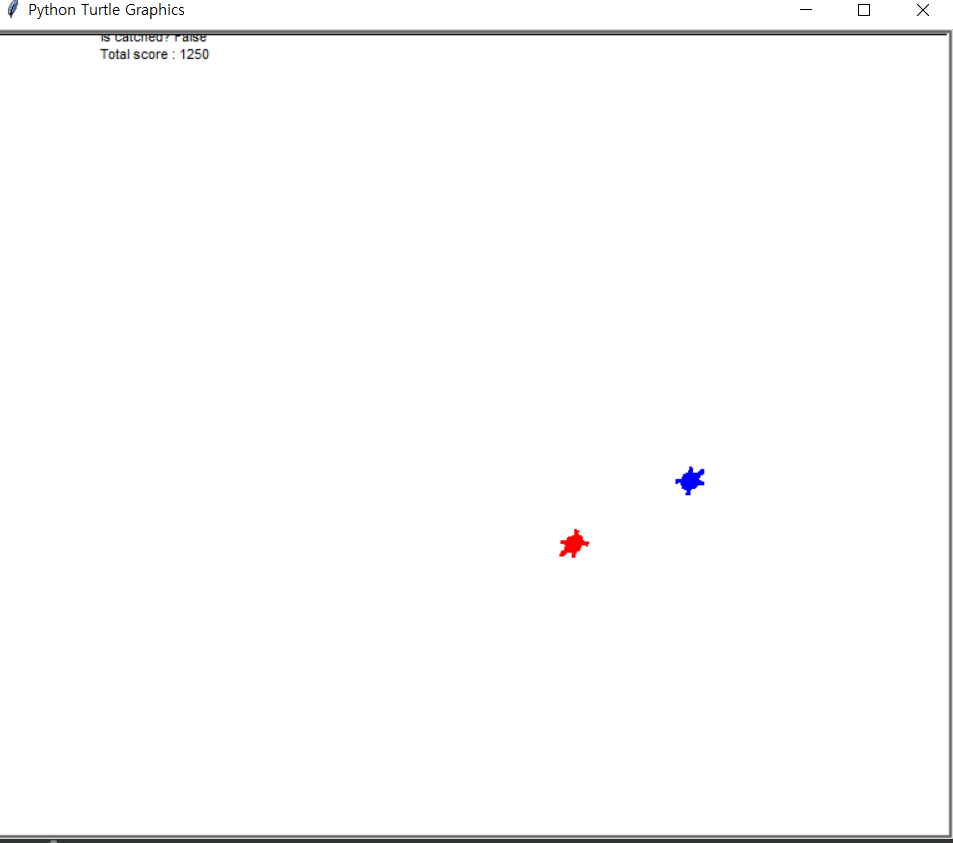

Here is the Python script that generated this plot:
# This example is not working in Spyder directly (F5 or Run)
# Please type '!python turtle_runaway.py' on IPython console in your Spyder.
import turtle, random, math
score = 0
class RunawayGame:
    def __init__(self, canvas, runner, chaser, catch_radius=50, init_dist=400):
        self.canvas = canvas
        self.runner = runner
        self.chaser = chaser
        self.catch_radius2 = catch_radius**2

        # Initialize 'runner' and 'chaser'
        self.runner.shape('turtle')
        self.runner.color('blue')
        self.runner.penup()
        self.runner.setx(-init_dist / 2)

        self.chaser.shape('turtle')
        self.chaser.color('red')
        self.chaser.penup()
        self.chaser.setx(+init_dist / 2)
        self.chaser.setheading(180)

        # Instantiate an another turtle for drawing
        self.drawer = turtle.RawTurtle(canvas)
        self.drawer.hideturtle()
        self.drawer.penup()

    def is_catch(self):
        p = self.runner.pos()
        q = self.chaser.pos()
        dx, dy = p[0] - q[0], p[1] - q[1]
        return dx**2 + dy**2 < self.catch_radius2


    def total_score(self):  #scores are accumalated every second turtle is in the boundary
        global score
        if self.is_catch():
            score += 50

        return score

    def start(self, ai_timer_msec=100):
        self.ai_timer_msec = ai_timer_msec
        self.canvas.ontimer(self.step, self.ai_timer_msec)

    def step(self):
        self.runner.run_ai(self.chaser)
        self.chaser.run_ai(self.runner)

        score = self.total_score()
        is_catched = self.is_catch()
        self.drawer.undo()
        self.drawer.penup()
        self.drawer.setpos(-300, 300)
        self.drawer.write(f'Is catched? {is_catched}' + '\n' + f'Total score : {score}')

        self.canvas.ontimer(self.step, self.ai_timer_msec)

class ManualMover(turtle.RawTurtle):
    def __init__(self, canvas, step_move=10, step_turn=10):
        super().__init__(canvas)
        self.step_move = step_move
        self.step_turn = step_turn

        # Register event handlers
        canvas.onkeypress(lambda: self.forward(self.step_move), 'Up')
        canvas.onkeypress(lambda: self.backward(self.step_move), 'Down')
        canvas.onkeypress(lambda: self.left(self.step_turn), 'Left')
        canvas.onkeypress(lambda: self.right(self.step_turn), 'Right')
        canvas.listen()

    def run_ai(self, opponent):
        pass

class RandomMover(turtle.RawTurtle):
    def __init__(self, canvas, step_move=10, step_turn=10):
        super().__init__(canvas)
        self.step_move = step_move
        self.step_turn = step_turn

    def run_ai(self, opponent):
        mode = random.randint(0, 2)
        if mode == 0:
            self.forward(self.step_move)
        elif mode == 1:
            self.left(self.step_turn)
        elif mode == 2:
            self.right(self.step_turn)


if __name__ == '__main__':
    canvas = turtle.Screen()
    chaser = RandomMover(canvas)
    runner = ManualMover(canvas)

    game = RunawayGame(canvas, runner, chaser)
    game.start()
    canvas.mainloop()
